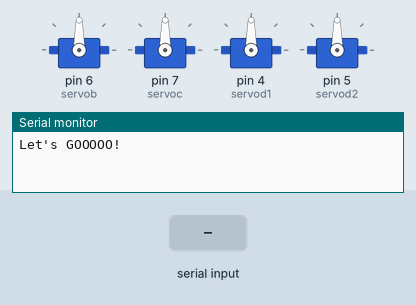
Simulated run of this sketch. Board: Arduino Uno, built with avr-gcc and run on an emulated ATmega328P. Shown: 4 × servo, the last lines printed to the serial monitor. The inputs (shaded band) are chosen by the test bench.

Above: at 6.2 s.
6.3 s: "B*" received over the second serial link
At 6.8 s:
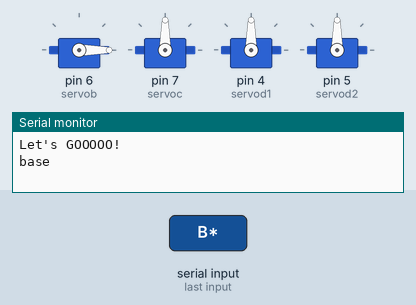
7.8 s: "C*" received over the second serial link
At 9.0 s:
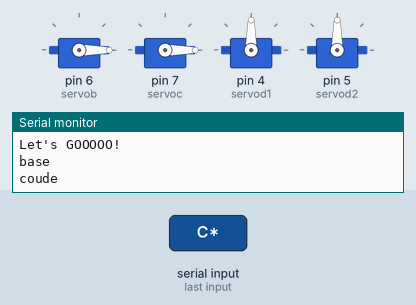
9.3 s: "D*" received over the second serial link
At 10.3 s:
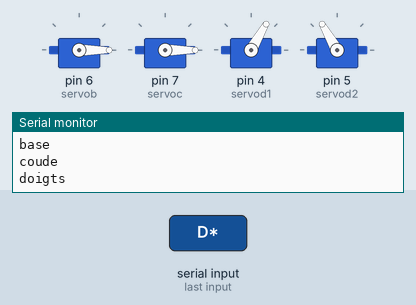
10.8 s: "A*" received over the second serial link
At 11.5 s:
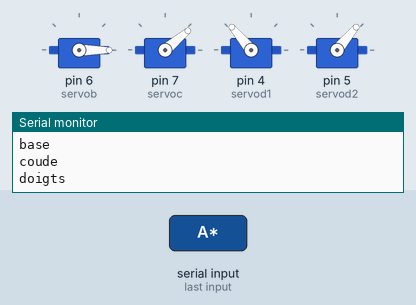
13.8 s: "90,45,200*" received over the second serial link
16.8 s: "30,150,10*" received over the second serial link
Timing chart, 0 to 54.7 s (numbered marks = the images above; inputs shaded):
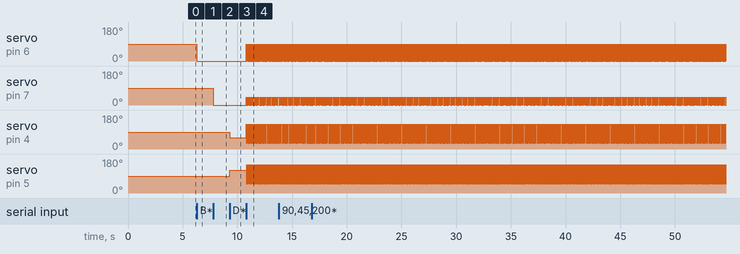

The sketch:

BRIM.ino
```cpp
#include <Servo.h>
#include <SoftwareSerial.h>
Servo servob;   //base
Servo servoc;   //coude
Servo servod1;  //doigt 1
Servo servod2;  //doigt 2

SoftwareSerial BTserial(2, 3);  // RX | TX

int doigt1 = 90;  //gauche
int doigt2 = 90;  //droite
int coude = 90;
int base = 90;
unsigned long tBaseGauche, tCoudeDroite, tGrip, tBaseDroite, tCoudeGauche, tOpen, tDelay;

unsigned long lastMove, currentTime;
int angle;
int isDemo = false;

void setup() {
  Serial.begin(9600);
  BTserial.begin(9600);
  servob.attach(6);
  servoc.attach(7);
  servod1.attach(4);
  servod2.attach(5);
  servob.write(base);
  servoc.write(coude);
  servod1.write(doigt1);
  servod2.write(doigt2);
  delay(5000);
  Serial.println("Let's GOOOOO!");
}

void loop() {
  demo();
  while (BTserial.available() != 0) {
    switch (BTserial.read()) {
      case 'A':
        isDemo = !isDemo;
        break;
      case 'B':
        base = BTserial.readStringUntil('*').toInt();
        Serial.println("base");
        currentTime = millis();
        if ((currentTime - lastMove) > 50) {
          lastMove = currentTime;
          servob.write(base);
        }
        break;
      case 'C':
        coude = BTserial.readStringUntil('*').toInt();
        Serial.println("coude");
        currentTime = millis();
        if ((currentTime - lastMove) > 50) {
          lastMove = currentTime;
          servoc.write(coude);
        }
        break;
      case 'D':
        angle = BTserial.readStringUntil('*').toInt();
        doigt1 = 60 + angle;
        doigt2 = 120 - angle;
        Serial.println("doigts");
        currentTime = millis();
        if ((currentTime - lastMove) > 50) {
          lastMove = currentTime;
          servod1.write(doigt1);
          servod2.write(doigt2);
        }
        break;
    }
  }
}

void demo() {
  if (!isDemo) return;
  if (millis() - tBaseGauche > 0) {
    baseGauche();
    tBaseGauche = millis() + 3000;
  }
  if (millis() - tCoudeDroite > 0) {
    coudeDroite();
    tCoudeDroite = millis() + 3000;
  }
  if (millis() - tGrip > 0) {
    grip();
    tGrip = millis() + 3000;
  }
  if (millis() - tBaseDroite > 0) {
    baseDroite();
    tBaseDroite = millis() + 3000;
  }
  if (millis() - tCoudeGauche > 0) {
    coudeGauche();
    tCoudeGauche = millis() + 3000;
  }
  if (millis() - tOpen > 0) {
    open();
    tOpen = millis() + 1000;
  }
  // if (millis() - tDelay > 0) {
  //   grip();
  //   tDelay = millis() + 5000;
  // }
}

void baseGauche() {
  servob.write(base + 90);
}
void baseDroite() {
  servob.write(base - 90);
}
void baseMilieu() {
  servob.write(base);
}
void coudeDroite() {
  servoc.write(coude - 40);
}
void coudeMilieu() {
  servoc.write(coude);
}
void coudeGauche() {
  servoc.write(coude + 40);
}
void grip() {
  servod1.write(doigt1 - 30);
  servod2.write(doigt2 + 30);
}
void open() {
  servod1.write(doigt1 + 70);
  servod2.write(doigt2 - 70);
}
void doigtsMilieu() {
  servod1.write(doigt1);
  servod2.write(doigt2);
}
```

Measured:
- after the input at 6.3 s, servo on pin 6 (servob): 90° → 0° at once
- after the input at 7.8 s, servo on pin 7 (servoc): 90° → 0° at once
- after the input at 9.3 s, servo on pin 4 (servod1): 90° → 60° at once; servo on pin 5 (servod2): 90° → 120° at once
- after the input at 10.8 s, servo on pin 4 (servod1): 60° → 130° at once, then moves between 30° and 130°, repeating every 1.1 s; servo on pin 5 (servod2): 120° → 50° at once, then repeats every 1.2 s: 50° 0.08 s, 6 × (150° 0.02 s, 50° 0.04 s), 150° 0.01 s, 50° 0.13 s, 10 × (150° 0.03 s, 50° 0.04 s), 150° 0.02 s
